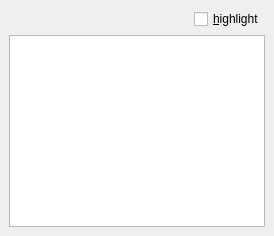
  <widget class="QDockWidget" name="friendsDock">
   <property name="windowIcon">
    <iconset resource="../Resources.qrc">
     <normaloff>:/icons/images/friends16.png</normaloff>:/icons/images/friends16.png</iconset>
   </property>
   <property name="windowTitle">
    <string>Friends</string>
   </property>
   <attribute name="dockWidgetArea">
    <number>1</number>
   </attribute>
   <widget class="QWidget" name="dockWidgetContents_4">
    <layout class="QVBoxLayout" name="verticalLayout_3">
     <item>
      <layout class="QHBoxLayout" name="horizontalLayout">
       <item>
        <spacer name="horizontalSpacer_3">
         <property name="orientation">
          <enum>Qt::Horizontal</enum>
         </property>
         <property name="sizeHint" stdset="0">
          <size>
           <width>40</width>
           <height>20</height>
          </size>
         </property>
        </spacer>
       </item>
       <item>
        <widget class="QCheckBox" name="pb_highlightFriends">
         <property name="toolTip">
          <string>draws a circle around friends on the map</string>
         </property>
         <property name="text">
          <string>&amp;highlight</string>
         </property>
        </widget>
       </item>
      </layout>
     </item>
     <item>
      <widget class="QTreeView" name="friendsList">
       <property name="toolTip">
        <string>Friends can be added via controller or pilot detail dialogs.</string>
       </property>
       <property name="rootIsDecorated">
        <bool>false</bool>
       </property>
       <property name="uniformRowHeights">
        <bool>true</bool>
       </property>
      </widget>
     </item>
    </layout>
   </widget>
  </widget>
